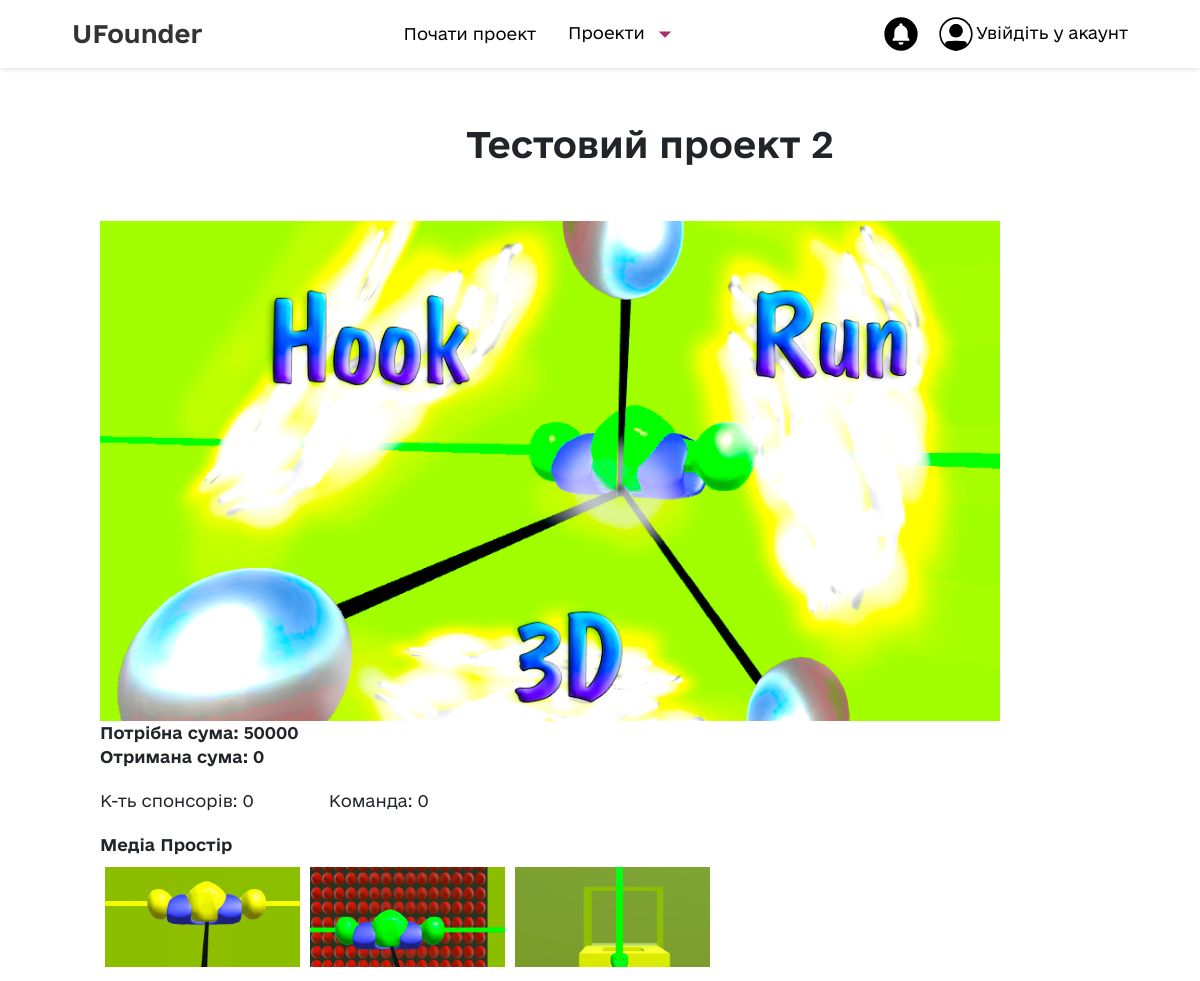
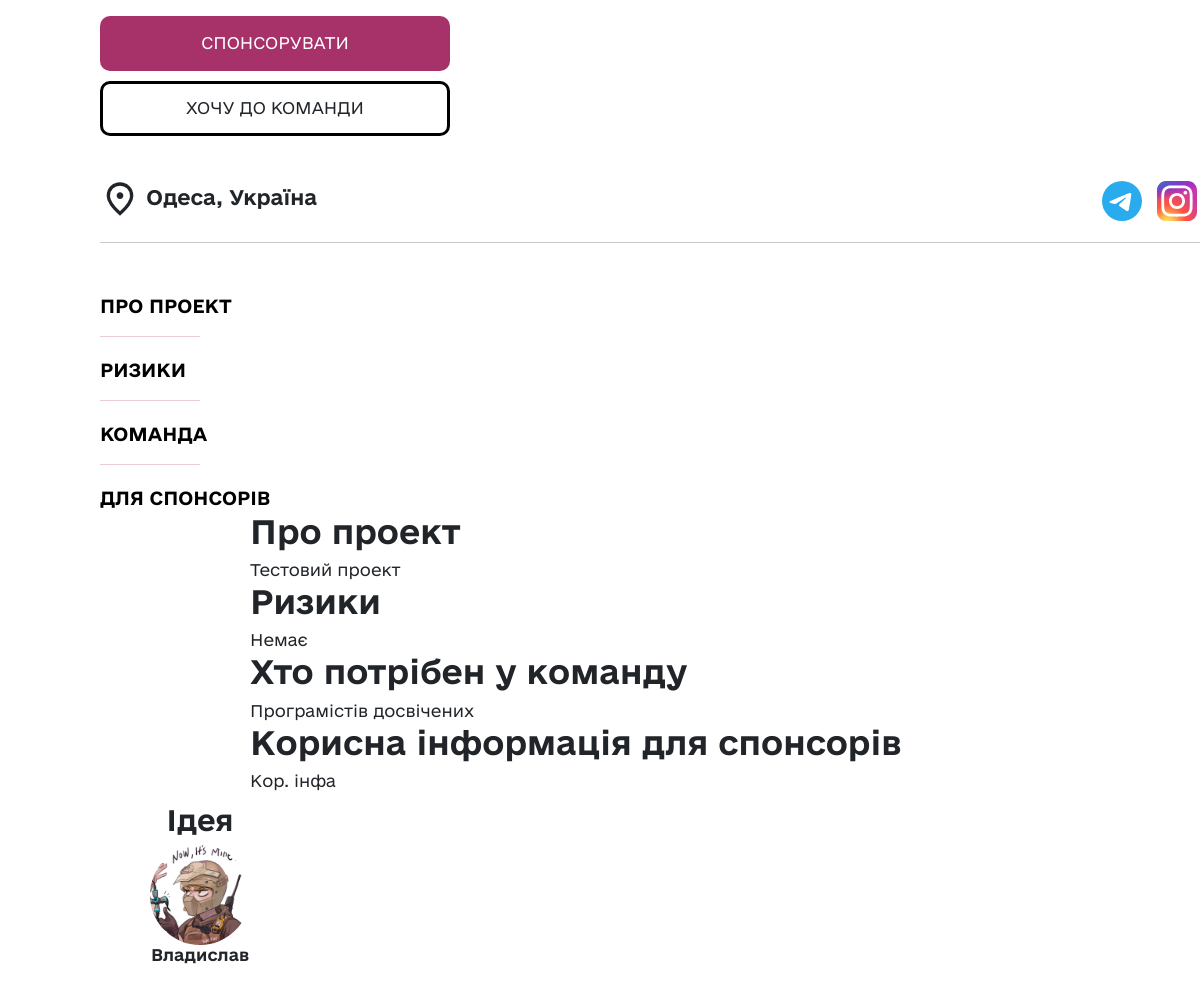
Screenshot of /project/2 with the database file from the repository (2 pictures, top to bottom).
### tables.py (models this page shows)
class Project(db.Model):
    __tablename__: str = 'projects'
    id =                 db.Column(db.Integer(),    primary_key=True)
    authorId =          db.Column(db.Integer(),    nullable=True)
    usersClicked =      db.Column(db.Text,         nullable=True)
    category =          db.Column(db.Text,         nullable=False)
    caption =            db.Column(db.String(100),  nullable=False)
    mediaNames =        db.Column(db.String(31),   nullable=True)
    createdOn =         db.Column(db.DateTime(),   default=datetime.now)
    updatedOn =         db.Column(db.DateTime(),   default=datetime.now,   onupdate=datetime.now)
    neededAmount =      db.Column(db.BigInteger(), nullable=False)
    receivedAmount =    db.Column(db.BigInteger(), nullable=True)
    startBudget =       db.Column(db.Integer(), nullable=False)
    description =        db.Column(db.Text,         nullable=False)
    address =            db.Column(db.Text,         nullable=True)
    team =               db.relationship('ProjectTeam', back_populates='project')
    sponsors =           db.relationship('UserSponsor', back_populates='project')

class User(db.Model):
    __tablename__: str = 'users'
    id =                      db.Column(db.Integer(),       primary_key=True)
    name =                    db.Column(db.String(102),     nullable=False)
    nickname =                db.Column(db.String(30),      nullable=True)
    registeredOn =           db.Column(db.DateTime(),      default=datetime.now)
    password =                db.Column(db.String(24),      nullable=False)
    email =                   db.Column(db.Text,            unique=True,         nullable=False)
    resume =                  db.Column(db.Text,            nullable=True)
    aboutMe =                db.Column(db.Text,            nullable=True)
    notifications =          db.Column(db.Text,            nullable=True)
    social_media =           db.Column(db.Text,            nullable=True)
    address =                 db.Column(db.Text,            nullable=True)
    projectsParticipated =   db.relationship('ProjectTeam', back_populates='user')
    projectsSponsored =      db.relationship('UserSponsor', back_populates='user')

### project_blueprint.py (the view, shortened to what this page needs)
@project.route("/project/<int:project_id>", methods=["GET"])
def ViewProject(project_id):
    project = ProjectQuery().GetProjectById(project_id)
    usersClicked = project.usersClicked
    print(project.mediaNames)
    return render_template("project_page.html",
                           project=project,
                           getImageById=getImageNameById,
                           loads=loads,
                           path=UPLOAD_FOLDER,
                           path_avatar=UPLOAD_FOLDER_AVATARS,
                           len=len,
                           getMediaById=getMediaNamesByIds,
                           getUserById=UserQuery().GetUserById
                           )

### image_manager.py (called while the page is built)
def getImageNameById(id, upload_folder=UPLOAD_FOLDER):
    names = [f.split(".") for f in listdir(upload_folder) if "_" not in f]
    for name in names:
        if int(name[0]) == id:
            return f"{name[0]}.{name[-1]}"

def getMediaNamesByIds(ids):
    return ids.split(" ")

### queries.py (called while the page is built)
    def GetUserById(self, id):
        return db.session.query(User)\
            .get(id)

    def GetProjectById(self, id):
        return db.session.query(Project)\
            .get(id)

### templates/project_page.html (shortened to what this page needs)
{% extends 'base.html' %}
{% block head %}
    <link
      rel="stylesheet"
      href="https://cdn.jsdelivr.net/npm/@fancyapps/ui@5.0/dist/fancybox/fancybox.css"
    />
{% endblock %}
{% block content %}
    <div class="project-page">
        <div class="project-page__name">{{ project.caption }}</div>
        <div class="project-page__content">
            <div class="project-page__image"><img src="../{{ path }}/{{ getImageById(project.id) }}" alt=""></div>
            <div class="projects__progress">
                <div class="project-page__need projects__progress__need">Потрібна сума: {{ project.neededAmount }}</div>
                <div class="project-page__donated projects__progress__donated">Отримана сума: {{ project.receivedAmount }}</div>
                <div class="project-page__sponsors">К-ть спонсорів: {{ len(project.sponsors) }}</div>
                <div class="project-page__team">Команда: {{ len(project.team) }}</div>
                <div class="project-page__media-space">Медіа Простір</div>
                {% for imgName in getMediaById(project.mediaNames) %}
                <div class="project-page__media-space--image"> <a data-fancybox="gallery" class="fancybox" href="../{{ path }}/{{ imgName }}"><img src="../{{ path }}/{{ imgName }}" alt=""></a>
                </div>
                {% endfor %}
                <div class="project-page__buttons projects__footer--buttons">
                    <div class="project-page__button projects__footer--button2" data-bs-toggle="modal" data-bs-target="#staticBackdrop2">СПОНСОРУВАТИ</div>
                    <div class="project-page__button projects__footer--button "><button type="button" class="btn " data-bs-toggle="modal" data-bs-target="#staticBackdrop">
                        ХОЧУ ДО КОМАНДИ
                      </button></div>
                </div>
            </div>
        </div>
        <div class="project-page__footer">
            <div class="project-page__city">
                {{ project.address }}, Україна
            </div>
            <div class="project-page__socials">
                {% if getUserById(project.authorId).social_media is not none and loads(getUserById(project.authorId).social_media)['telegram'] != '' %}
                <div class="project-page--social" >
                    <a href="https://t.me/{{loads(getUserById(project.authorId).social_media)['telegram']}}"><img src="../static/images/logos_telegram.svg" alt="telegram"></a>
                </div>
                {% endif %}
                {% if getUserById(project.authorId).social_media is not none and loads(getUserById(project.authorId).social_media)['instagram'] != '' %}
                <div class="project-page--social">
                    <a href="https://instagram.com/{{loads(getUserById(project.authorId).social_media)['instagram']}}"><img src="../static/images/skill-icons_instagram.svg" alt="instagram"></a>
                </div>
                {% endif %}
            </div>
            <hr>
        </div>
        <div class="project-page__main">
            <div class="project-page__nav">
                <a href="#project-about" class="project-page__punct">ПРО ПРОЕКТ</a>
                <hr class="line">
                <a href="#project-risics" class="project-page__punct">РИЗИКИ</a>
                <hr class="line">
                <a href="#project-team" class="project-page__punct">КОМАНДА</a>
                <hr class="line">
                <a href="#project-sponsors" class="project-page__punct">ДЛЯ СПОНСОРІВ</a>
            </div>
            <div class="project-page__bottom-content">
                <h2 class="project-page__main-title" id="project-about">Про проект</h2>
                <p>{{ loads(project.description)['description'] }}</p>
                <h2 class="project-page__main-title" id="project-risics">Ризики</h2>
                <p>{{ loads(project.description)['risks'] }}</p>
                <h2 class="project-page__main-title" id="project-team">Хто потрібен у команду</h2>
                <p>{{ loads(project.description)['neededTeamMembers'] }}</p>
                <h2 class="project-page__main-title" id="project-sponsors">Корисна інформація для спонсорів</h2>
                <p>{{ loads(project.description)['sponsorsInfo'] }}</p>
            </div>
            <div class="project-page__main-team">
                <div class="project-page__main-people">
                    <h3>Ідея</h3>
                    <a href="{{ url_for('user.ShowProfile', id=project.authorId) }}">
                        <img src="../{{ path_avatar }}/{{ getImageById(project.authorId, path_avatar) }}" alt="">
                    </a>
                    {% if getUserById(project.authorId) is not none %}
                        <h6>{{ getUserById(project.authorId).name }}</h6>
                    {% endif %}
                </div>
            </div>
        </div>
    </div>
{% endblock %}

### static/scss/styles.css (style rules this page uses)
* { margin: 0; padding: 0; box-sizing: border-box; cursor: default; }
p { margin: 0; padding: 0; }
a { color: #000 !important; cursor: pointer; text-decoration: none !important; transition: all 0.3s ease-in-out; }
body { font-family: "e-Ukraine" !important; }
.projects__progress { width: 100%; margin-left: 0; }
.project-page { margin-top: 50px; margin-left: 100px; }
.project-page__name { text-align: center; font-weight: bold; font-size: 35px; }
.project-page__content { margin-top: 50px; display: inline-block; }
.project-page__image { display: inline-block; vertical-align: top; }
.project-page__image img { width: 900px; height: 500px; background-attachment: fixed; background-position: center; background-repeat: no-repeat; background-size: cover; -o-object-fit: cover; object-fit: cover; }
.project-page__need { font-weight: bold !important; }
.project-page__donated { font-weight: bold !important; }
.project-page__sponsors { display: inline-block; padding-right: 70px; }
.project-page__team { display: inline-block; }
.project-page__media-space { margin-top: 20px; font-weight: bold; margin-bottom: 10px; }
.project-page__media-space--image img { width: 200px; height: 100px; padding-left: 5px; -o-object-fit: cover; object-fit: cover; }
.project-page__media-space--image { display: inline-block; }
.project-page .projects__footer--button2 { width: 350px; transition: all 0.5s ease; height: 55px; border-radius: 10px; border: none; color: #fff; background-color: #A73169; margin-top: 30px; display: flex; flex-direction: row; justify-content: center; align-items: center; }
.project-page .projects__footer--button { font-size: 16px; transition: all 0.5s ease; margin-top: 10px; width: 350px; height: 55px; border-radius: 10px; border: 3px solid #000; color: #000; display: flex; flex-direction: row; justify-content: center; align-items: center; }
.projects__progress { display: inline-block; }
.project-page__main { margin-top: 50px; }
.project-page__footer { margin-top: 40px; }
.project-page__city { display: inline-block; font-size: 20px; font-weight: bold; }
.project-page__socials { display: inline-block; margin-left: 70%; }
.project-page__nav { display: inline-block; height: 100%; width: 200px; position: sticky; vertical-align: top; }
.project-page__punct { display: inline-block; font-weight: bold; text-decoration: none; color: #000; font-size: 18px; text-align: left; }
.project-page__bottom-content { display: inline-block; vertical-align: top; margin-left: 150px; text-align: left; width: 900px; }
.project-page .line { width: 100px; height: 5px; color: #A73169; }
.project-page__main-title { font-weight: bold; }
.project-page__main-team { display: inline-block; margin-left: 50px; }
.project-page__main-people { text-align: center; padding-bottom: 10px; padding-top: 10px; }
.project-page__main-people h3, .project-page h6 { font-weight: bold; }
.project-page__main-people img { width: 100px !important; height: 100px !important; border-radius: 100px; display: inline-block; position: relative; -o-object-fit: cover; object-fit: cover; }
.project-page--social { display: inline-block; }
.project-page--social img { display: inline-block; width: 50px; height: 50px; padding-left: 10px; }

### rows the page displays
Project: caption "Тестовий проект 2", neededAmount "50000", receivedAmount "0", address "Одеса", description "Тестовий проект", description "Немає", description "Програмістів досвічених", description "Кор. інфа", authorId.name "Владислав"

### other values shown
{{ session["email"] if session["email"] else "Увійдіть у акаунт" }} "Увійдіть у акаунт"
{{ len(project.sponsors) }} "0"
{{ len(project.team) }} "0"
